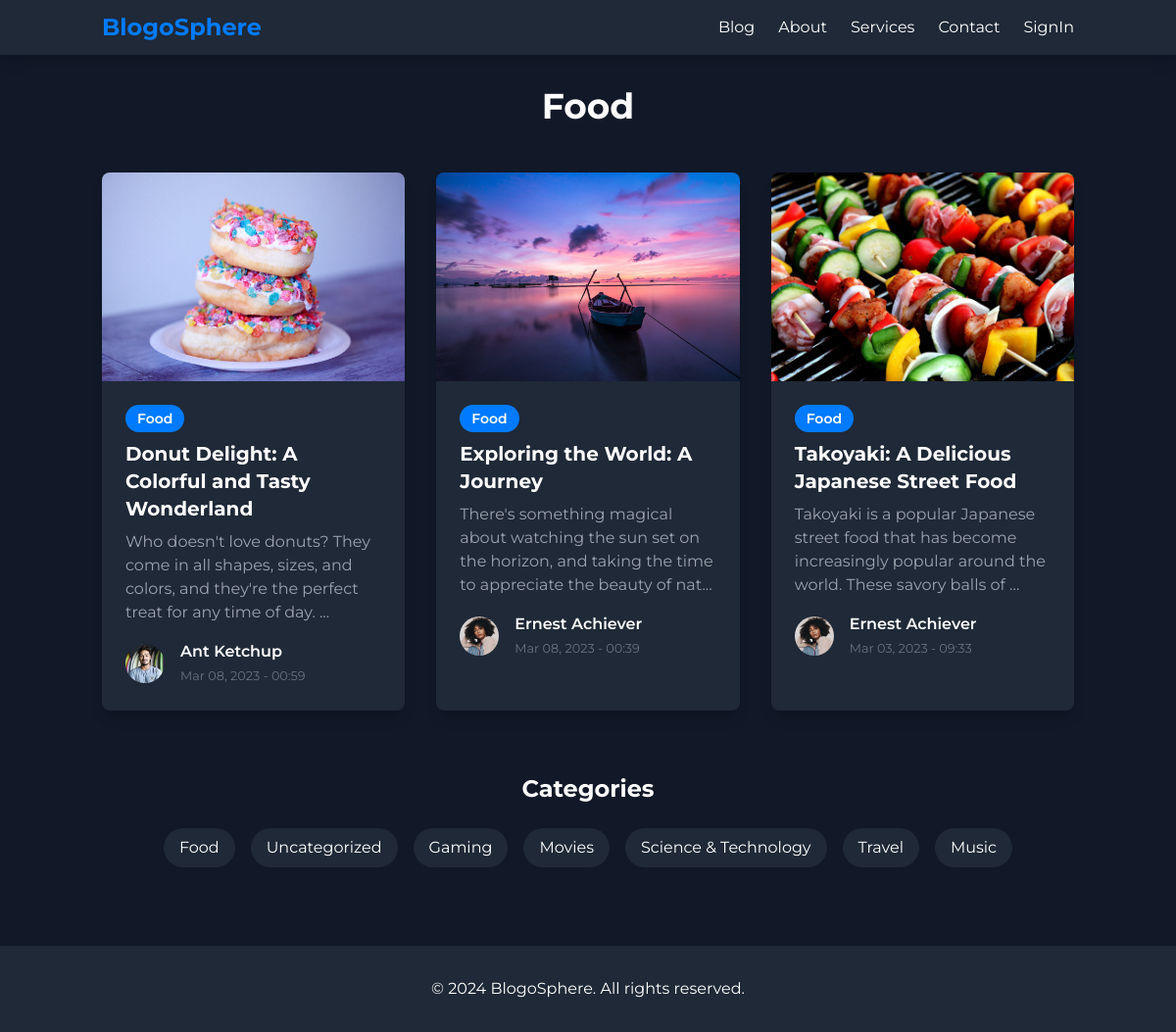
/category-posts.php?id=1, run on the app's committed database.
### tables this page shows
CREATE TABLE `categories` (
  `id` int(11) UNSIGNED NOT NULL,
  `title` varchar(50) NOT NULL,
  `description` text NOT NULL
);

CREATE TABLE `posts` (
  `id` int(11) UNSIGNED NOT NULL,
  `title` varchar(255) NOT NULL,
  `body` text NOT NULL,
  `thumbnail` varchar(255) NOT NULL,
  `date_time` timestamp NOT NULL DEFAULT current_timestamp(),
  `category_id` int(11) UNSIGNED DEFAULT NULL,
  `author_id` int(11) UNSIGNED NOT NULL,
  `is_featured` tinyint(1) NOT NULL
);

CREATE TABLE `users` (
  `id` int(11) UNSIGNED NOT NULL,
  `firstname` varchar(50) NOT NULL,
  `lastname` varchar(50) NOT NULL,
  `username` varchar(50) NOT NULL,
  `email` varchar(100) NOT NULL,
  `password` varchar(255) NOT NULL,
  `avatar` varchar(255) NOT NULL,
  `is_admin` tinyint(1) NOT NULL
);

### category-posts.php (the view, shortened to what this page needs)
<?php
include 'partials/header.php';
if(isset($_GET['id'])){
    $id = filter_var($_GET['id'], FILTER_SANITIZE_NUMBER_INT);
    $query = "SELECT * FROM posts WHERE category_id=$id ORDER BY date_time DESC";
    $posts = mysqli_query($connection, $query);
} else {
    header('location: ' . ROOT_URL . 'blog.php');
    exit();
}
$category_query = "SELECT * FROM categories WHERE id=$id";
$category_result = mysqli_query($connection, $category_query);
$category = mysqli_fetch_assoc($category_result);
?>
<!DOCTYPE html>
<html lang="en">
<head>
    <script src="https://cdn.tailwindcss.com"></script>
</head>
<body class="bg-v0-dark text-v0-light font-inter">
    <main class="container mx-auto px-4 py-8">
        <header class="mb-12">
            <h1 class="text-4xl font-bold text-center"><?= $category['title'] ?></h1>
        </header>
        <?php if (mysqli_num_rows($posts) > 0) : ?>
        <section class="grid grid-cols-1 md:grid-cols-2 lg:grid-cols-3 gap-8">
            <?php while ($post = mysqli_fetch_assoc($posts)) : ?>
            <article class="bg-gray-800 rounded-lg overflow-hidden shadow-lg">
                <div class="aspect-w-16 aspect-h-9">
                    <img src="./images/<?= $post['thumbnail'] ?>" alt="<?= $post['title'] ?>" class="object-cover w-full h-full">
                </div>
                <div class="p-6">
                    <a href="<?= ROOT_URL ?>category-posts.php?id=<?= $post['category_id'] ?>" class="inline-block px-3 py-1 bg-v0-accent text-v0-light rounded-full text-sm font-semibold mb-2"><?= $category['title'] ?></a>
                    <h2 class="text-xl font-bold mb-2">
                        <a href="<?= ROOT_URL ?>post.php?id=<?= $post['id'] ?>" class="hover:text-v0-accent transition duration-300"><?= $post['title'] ?></a>
                    </h2>
                    <p class="text-gray-400 mb-4">
                        <?= substr(html_entity_decode($post['body']), 0, 120) ?>...
                    </p>
                    <div class="flex items-center">
                        <?php
                        $author_id = $post['author_id'];
                        $author_query = "SELECT * FROM users WHERE id=$author_id";
                        $author_result = mysqli_query($connection, $author_query);
                        $author = mysqli_fetch_assoc($author_result);
                        ?>
                        <div class="w-10 h-10 rounded-full overflow-hidden mr-4">
                            <img src="./images/<?= $author['avatar'] ?>" alt="<?= $author['firstname'] ?> <?= $author['lastname'] ?>" class="w-full h-full object-cover">
                        </div>
                        <div>
                            <h5 class="font-semibold"><?= "{$author['firstname']} {$author['lastname']}" ?></h5>
                            <small class="text-gray-500"><?= date("M d, Y - H:i", strtotime($post['date_time'])) ?></small>
                        </div>
                    </div>
                </div>
            </article>
            <?php endwhile ?>
        </section>
        <?php else : ?>
        <div class="bg-red-500 text-white p-4 rounded-lg text-center">
            <p>No posts found for this category</p>
        </div>
        <?php endif ?>
        <section class="mt-16">
            <h2 class="text-2xl font-bold mb-6 text-center">Categories</h2>
            <div class="flex flex-wrap justify-center gap-4">
                <?php
                $all_categories_query = "SELECT * FROM categories";
                $all_categories_result = mysqli_query($connection, $all_categories_query);
                ?>
                <?php while ($category = mysqli_fetch_assoc($all_categories_result)) : ?>
                <a href="<?= ROOT_URL ?>category-posts.php?id=<?= $category['id'] ?>" class="px-4 py-2 bg-gray-800 text-v0-light rounded-full hover:bg-v0-accent transition duration-300">
                    <?= $category['title'] ?>
                </a>
                <?php endwhile ?>
            </div>
        </section>
    </main>
    <?php include './partials/footer.php'; ?>
</body>
</html>

### partials/header.php (shortened to what this page needs)
<!DOCTYPE HTML>
<html lang="en">
<head>
    <script src="https://cdn.tailwindcss.com"></script>
    <link rel="stylesheet" href="https://unicons.iconscout.com/release/v4.0.8/css/line.css">
</head>
<body class="bg-gray-900 text-white font-montserrat">
    <nav class="bg-gray-800 shadow-lg">
        <div class="container mx-auto px-4 py-3 flex items-center justify-between">
            <a href="<?= ROOT_URL ?>index.php" class="text-2xl font-bold text-primary">BlogoSphere</a>
            <ul class="hidden md:flex items-center space-x-6">
                <li><a href="<?= ROOT_URL ?>blog.php" class="hover:text-primary transition duration-300">Blog</a></li>
                <li><a href="<?= ROOT_URL ?>about.php" class="hover:text-primary transition duration-300">About</a></li>
                <li><a href="<?= ROOT_URL ?>services.php" class="hover:text-primary transition duration-300">Services</a></li>
                <li><a href="<?= ROOT_URL ?>contact.php" class="hover:text-primary transition duration-300">Contact</a></li>
                <?php if(isset($_SESSION['user-id'])) : ?>
                <li class="relative group">
                    <div class="w-10 h-10 rounded-full overflow-hidden cursor-pointer">
                        <img src="<?= ROOT_URL . 'images/' . $avatar['avatar'] ?>" alt="User Avatar" class="w-full h-full object-cover">
                    </div>
                    <ul class="absolute right-0 mt-2 w-48 bg-gray-800 rounded-md shadow-lg hidden group-hover:block">
                        <li><a href="<?= ROOT_URL ?>/admin/index.php" class="block px-4 py-2 hover:bg-gray-700">Dashboard</a></li>
                        <li><a href="<?= ROOT_URL ?>logout.php" class="block px-4 py-2 hover:bg-gray-700">Logout</a></li>
                    </ul>
                </li>
                <?php else : ?>
                    <li><a href="<?= ROOT_URL ?>signin.php" class="hover:text-primary transition duration-300">SignIn</a></li>
                <?php endif ?>
            </ul>
        </div>
    </nav>

### partials/footer.php (shortened to what this page needs)
<footer class="bg-gray-800 text-white py-8 mt-12">
    <div class="container mx-auto px-4">
        <p class="text-center">&copy; <?= date('Y') ?> BlogoSphere. All rights reserved.</p>
    </div>
</footer>
</body>
</html>

### data on the page
categories: title "Food"
posts: thumbnail (picture), category.title "Food", title "Donut Delight: A Colorful and Tasty Wonderland", body "Who doesn't love donuts? They come in all shapes, sizes, and colors, and they're the perfect treat for any time of day.", author.avatar (picture), author.firstname "Ant", author.lastname "Ketchup", date_time "Mar 08, 2023 - 00:59"
posts: thumbnail (picture), category.title "Food", title "Exploring the World: A Journey", body "There's something magical about watching the sun set on the horizon, and taking the time to appreciate the beauty of nat", author.avatar (picture), author.firstname "Ernest", author.lastname "Achiever", date_time "Mar 08, 2023 - 00:39"
posts: thumbnail (picture), category.title "Food", title "Takoyaki: A Delicious Japanese Street Food", body "Takoyaki is a popular Japanese street food that has become increasingly popular around the world. These savory balls of", author.avatar (picture), author.firstname "Ernest", author.lastname "Achiever", date_time "Mar 03, 2023 - 09:33"
categories: title "Uncategorized"
categories: title "Gaming"
categories: title "Movies"
categories: title "Science & Technology"
categories: title "Travel"
categories: title "Music"
